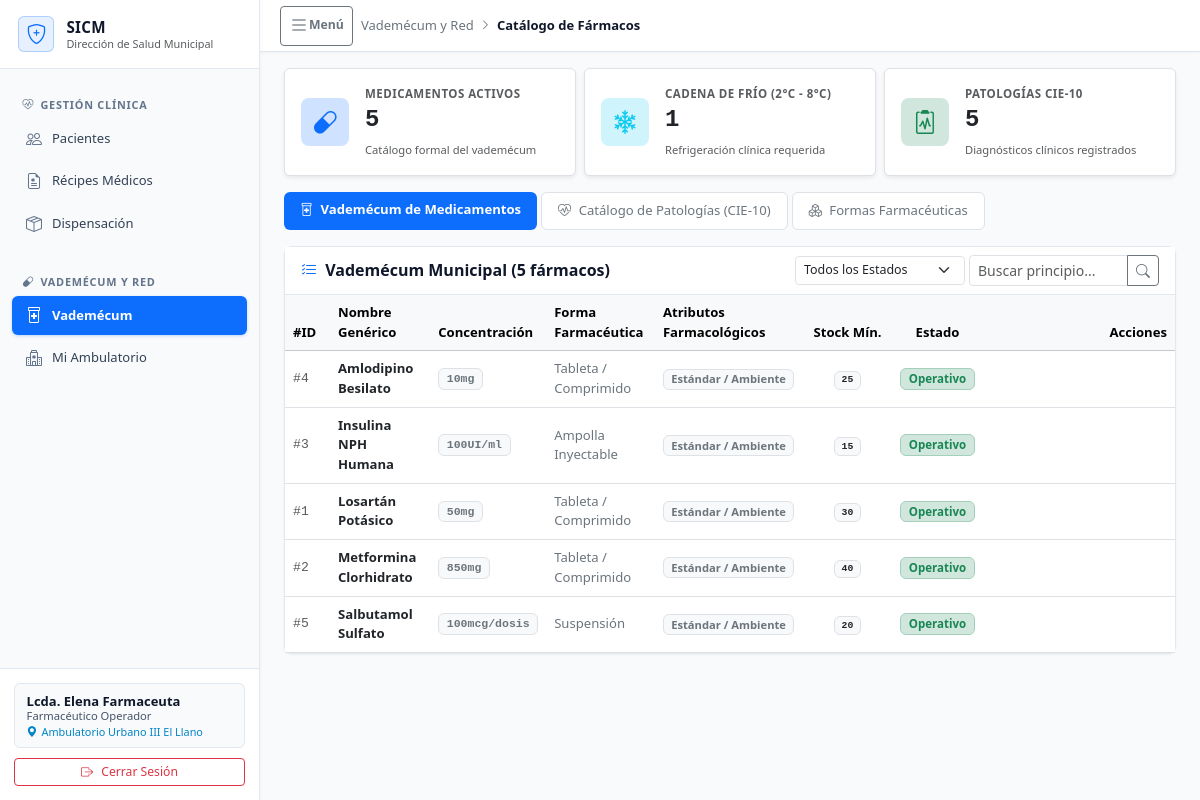
/index.php?tab=medicamentos (signed in), run on an earlier commit of the app's database.
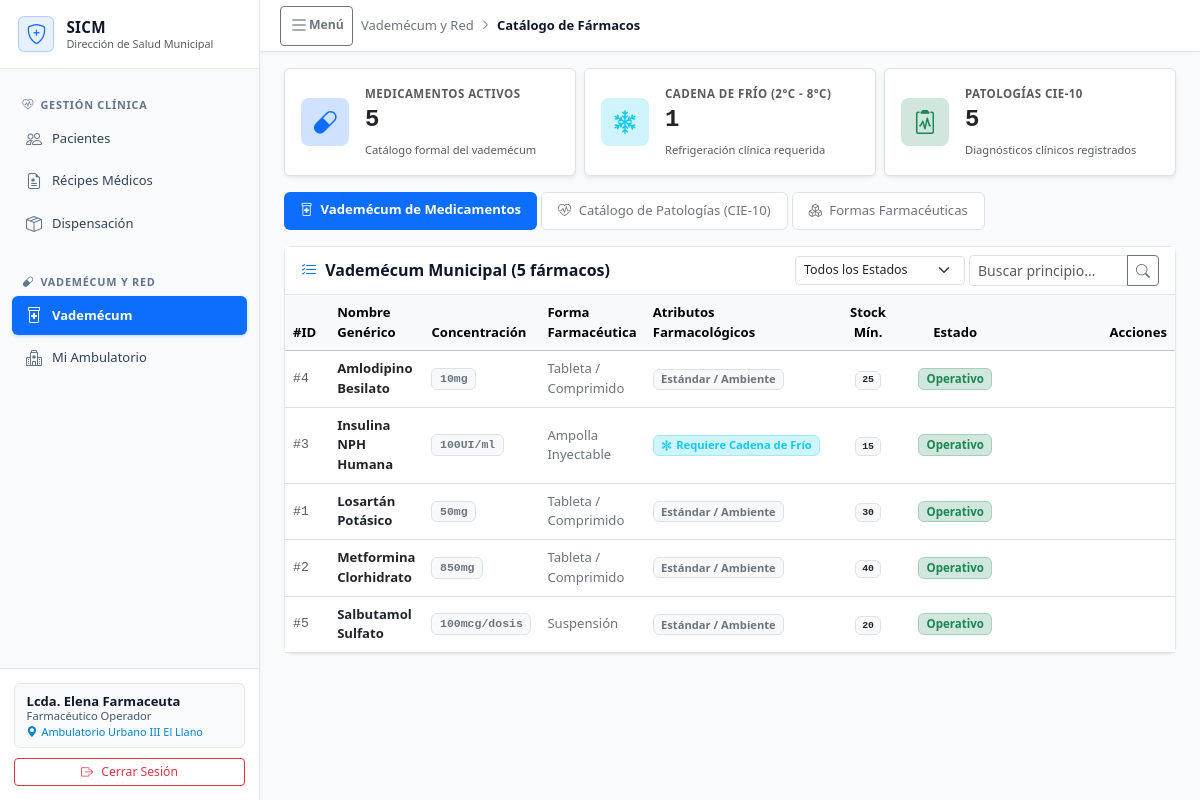
And on a later commit of the database.
### tables this page shows
CREATE TABLE medicamentos (
    id INT AUTO_INCREMENT PRIMARY KEY,
    nombre_generico VARCHAR(120) NOT NULL,
    concentracion VARCHAR(50) NOT NULL COMMENT 'Ej: 500mg, 100UI/ml, 10mg',
    forma_farmaceutica_id INT NOT NULL,
    requiere_cadena_frio TINYINT(1) NOT NULL DEFAULT 0 COMMENT '1 = Requiere refrigeración estricta (2°C - 8°C)',
    stock_minimo_sugerido INT NOT NULL DEFAULT 20 COMMENT 'Umbral de disparo para reposición y alertas',
    activo TINYINT(1) NOT NULL DEFAULT 1 COMMENT 'Soft delete si se descontinúa',
    created_at DATETIME NOT NULL DEFAULT CURRENT_TIMESTAMP,
    updated_at DATETIME NOT NULL DEFAULT CURRENT_TIMESTAMP ON UPDATE CURRENT_TIMESTAMP,
    INDEX idx_medicamentos_nombre (nombre_generico),
    CONSTRAINT fk_medicamentos_forma FOREIGN KEY (forma_farmaceutica_id) REFERENCES formas_farmaceuticas(id)
);

CREATE TABLE formas_farmaceuticas (
    id INT AUTO_INCREMENT PRIMARY KEY,
    nombre VARCHAR(60) NOT NULL UNIQUE COMMENT 'Tableta / Comprimido, Cápsula, Jarabe, Suspensión, Ampolla'
);

CREATE TABLE medicamento_atributos (
    medicamento_id INT NOT NULL,
    atributo_id INT NOT NULL,
    PRIMARY KEY (medicamento_id, atributo_id),
    CONSTRAINT fk_med_atr_medicamento FOREIGN KEY (medicamento_id) REFERENCES medicamentos(id) ON DELETE CASCADE,
    CONSTRAINT fk_med_atr_atributo FOREIGN KEY (atributo_id) REFERENCES atributos_farmacologicos(id) ON DELETE RESTRICT
);

CREATE TABLE atributos_farmacologicos (
    id INT AUTO_INCREMENT PRIMARY KEY,
    codigo VARCHAR(30) NOT NULL UNIQUE,
    nombre VARCHAR(80) NOT NULL,
    descripcion VARCHAR(255) NULL,
    icono VARCHAR(40) NOT NULL DEFAULT 'bi-tag',
    color_badge VARCHAR(30) NOT NULL DEFAULT 'primary',
    activo TINYINT(1) NOT NULL DEFAULT 1,
    created_at DATETIME NOT NULL DEFAULT CURRENT_TIMESTAMP
);

### src/views/tabs/medicamentos/subtab_vademecum.php (the view, shortened to what the changed rows need)
<div class="row g-3">
    <div class="col-12">
        <div class="card-sicm">
            <div class="table-responsive">
                <table class="table table-hover align-middle mb-0 font-sans"
                    style="font-size: 0.82rem;">
                    <thead class="table-light">
                        <tr>
                            <th style="width: 45px;">#ID</th>
                            <th>Nombre Genérico</th>
                            <th>Concentración</th>
                            <th>Forma Farmacéutica</th>
                            <th>Atributos Farmacológicos</th>
                            <th class="text-center" style="width: 85px;">Stock Mín.</th>
                            <th class="text-center" style="width: 95px;">Estado</th>
                            <th class="text-end" style="width: 190px;">Acciones</th>
                        </tr>
                    </thead>
                    <tbody>
                        <?php if (empty($medicamentos)): ?>
                            <tr>
                                <td colspan="8" class="text-center text-muted py-4">
                                    <i class="bi bi-inbox fs-4 d-block mb-1"></i>
                                    No se encontraron medicamentos en el vademécum con los filtros
                                    indicados.
                                </td>
                            </tr>
                        <?php else: ?>
                            <?php foreach ($medicamentos as $med): ?>
                                <tr
                                    class="<?= ((int) $med['activo'] === 0) ? 'table-secondary opacity-75' : '' ?>">
                                    <td class="font-monospace text-muted">#<?= $med['id'] ?></td>
                                    <td>
                                        <span
                                            class="fw-bold text-dark"><?= htmlspecialchars($med['nombre_generico']) ?></span>
                                    </td>
                                    <td>
                                        <span class="badge bg-light text-secondary border font-monospace"
                                            style="font-size: 0.72rem;">
                                            <?= htmlspecialchars($med['concentracion']) ?>
                                        </span>
                                    </td>
                                    <td>
                                        <span
                                            class="text-secondary"><?= htmlspecialchars($med['forma_nombre']) ?></span>
                                    </td>
                                    <td>
                                        <?php if (!empty($med['atributos'])): ?>
                                            <div class="d-flex flex-wrap gap-1">
                                                <?php foreach ($med['atributos'] as $atr): ?>
                                                    <span class="badge bg-<?= htmlspecialchars($atr['color_badge']) ?>-subtle text-<?= htmlspecialchars($atr['color_badge']) ?> border border-<?= htmlspecialchars($atr['color_badge']) ?>-subtle"
                                                        style="font-size: 0.70rem;">
                                                        <i class="bi <?= htmlspecialchars($atr['icono']) ?> me-1"></i><?= htmlspecialchars($atr['nombre']) ?>
                                                    </span>
                                                <?php endforeach; ?>
                                            </div>
                                        <?php else: ?>
                                            <span class="badge bg-light text-secondary border"
                                                style="font-size: 0.70rem;">
                                                Estándar / Ambiente
                                            </span>
                                        <?php endif; ?>
                                    </td>
                                    <td class="text-center">
                                        <span class="badge bg-light text-dark border font-monospace">
                                            <?= number_format((int) $med['stock_minimo_sugerido']) ?>
                                        </span>
                                    </td>
                                    <td class="text-center">
                                        <?php if ((int) $med['activo'] === 1): ?>
                                            <span
                                                class="badge bg-success-subtle text-success border border-success-subtle"
                                                style="font-size: 0.72rem;">
                                                Operativo
                                            </span>
                                        <?php endif; ?>
                                    </td>
                                    <td class="text-end">
                                    </td>
                                </tr>
                            <?php endforeach; ?>
                        <?php endif; ?>
                    </tbody>
                </table>
            </div>
        </div>
    </div>
</div>

What changed in the data, as far as the page shows it:
shown differently, row unchanged: medicamentos "Insulina NPH Humana": no longer shows "Estándar / Ambiente"
added medicamento_atributos: atributo.nombre "Requiere Cadena de Frío", shown under medicamentos "Insulina NPH Humana"
